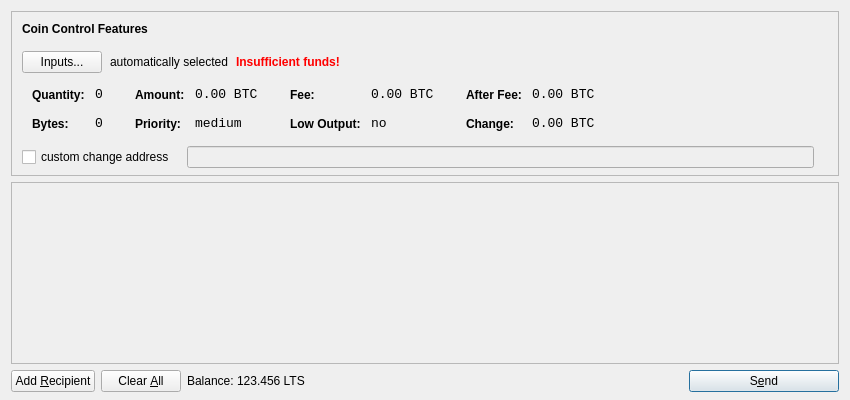
<?xml version="1.0" encoding="UTF-8"?>
<ui version="4.0">
 <class>SendCoinsDialog</class>
 <widget class="QDialog" name="SendCoinsDialog">
  <property name="geometry">
   <rect>
    <x>0</x>
    <y>0</y>
    <width>850</width>
    <height>400</height>
   </rect>
  </property>
  <property name="windowTitle">
   <string>Send Coins</string>
  </property>
  <layout class="QVBoxLayout" name="verticalLayout" stretch="0,1,0">
   <property name="bottomMargin">
    <number>8</number>
   </property>
   <item>
    <widget class="QFrame" name="frameCoinControl">
     <property name="sizePolicy">
      <sizepolicy hsizetype="Expanding" vsizetype="Expanding">
       <horstretch>0</horstretch>
       <verstretch>0</verstretch>
      </sizepolicy>
     </property>
     <property name="maximumSize">
      <size>
       <width>16777215</width>
       <height>16777215</height>
      </size>
     </property>
     <property name="frameShape">
      <enum>QFrame::StyledPanel</enum>
     </property>
     <property name="frameShadow">
      <enum>QFrame::Sunken</enum>
     </property>
     <layout class="QVBoxLayout" name="verticalLayoutCoinControl2">
      <property name="spacing">
       <number>-1</number>
      </property>
      <property name="leftMargin">
       <number>0</number>
      </property>
      <property name="topMargin">
       <number>0</number>
      </property>
      <property name="rightMargin">
       <number>0</number>
      </property>
      <property name="bottomMargin">
       <number>6</number>
      </property>
      <item>
       <layout class="QVBoxLayout" name="verticalLayoutCoinControl" stretch="0,0,0,0,1">
        <property name="spacing">
         <number>0</number>
        </property>
        <property name="leftMargin">
         <number>10</number>
        </property>
        <property name="topMargin">
         <number>10</number>
        </property>
        <item>
         <layout class="QHBoxLayout" name="horizontalLayoutCoinControl1">
          <property name="bottomMargin">
           <number>15</number>
          </property>
          <item>
           <widget class="QLabel" name="labelCoinControlFeatures">
            <property name="sizePolicy">
             <sizepolicy hsizetype="Preferred" vsizetype="Maximum">
              <horstretch>0</horstretch>
              <verstretch>0</verstretch>
             </sizepolicy>
            </property>
            <property name="font">
             <font>
              <weight>75</weight>
              <bold>true</bold>
             </font>
            </property>
            <property name="styleSheet">
             <string notr="true">font-weight:bold;</string>
            </property>
            <property name="text">
             <string>Coin Control Features</string>
            </property>
           </widget>
          </item>
         </layout>
        </item>
        <item>
         <layout class="QHBoxLayout" name="horizontalLayoutCoinControl2" stretch="0,0,0,0">
          <property name="spacing">
           <number>8</number>
          </property>
          <property name="bottomMargin">
           <number>10</number>
          </property>
          <item>
           <widget class="QPushButton" name="pushButtonCoinControl">
            <property name="styleSheet">
             <string notr="true"/>
            </property>
            <property name="text">
             <string>Inputs...</string>
            </property>
           </widget>
          </item>
          <item>
           <widget class="QLabel" name="labelCoinControlAutomaticallySelected">
            <property name="text">
             <string>automatically selected</string>
            </property>
            <property name="margin">
             <number>5</number>
            </property>
           </widget>
          </item>
          <item>
           <widget class="QLabel" name="labelCoinControlInsuffFunds">
            <property name="font">
             <font>
              <weight>75</weight>
              <bold>true</bold>
             </font>
            </property>
            <property name="styleSheet">
             <string notr="true">color:red;font-weight:bold;</string>
            </property>
            <property name="text">
             <string>Insufficient funds!</string>
            </property>
            <property name="margin">
             <number>5</number>
            </property>
           </widget>
          </item>
          <item>
           <spacer name="horizontalSpacerCoinControl">
            <property name="orientation">
             <enum>Qt::Horizontal</enum>
            </property>
            <property name="sizeHint" stdset="0">
             <size>
              <width>40</width>
              <height>1</height>
             </size>
            </property>
           </spacer>
          </item>
         </layout>
        </item>
        <item>
         <widget class="QWidget" name="widgetCoinControl" native="true">
          <property name="sizePolicy">
           <sizepolicy hsizetype="Preferred" vsizetype="Preferred">
            <horstretch>0</horstretch>
            <verstretch>0</verstretch>
           </sizepolicy>
          </property>
          <property name="minimumSize">
           <size>
            <width>0</width>
            <height>0</height>
           </size>
          </property>
          <property name="styleSheet">
           <string notr="true"/>
          </property>
          <layout class="QHBoxLayout" name="horizontalLayoutCoinControl5">
           <property name="margin">
            <number>0</number>
           </property>
           <item>
            <layout class="QHBoxLayout" name="horizontalLayoutCoinControl3" stretch="0,0,0,1">
             <property name="spacing">
              <number>20</number>
             </property>
             <property name="topMargin">
              <number>0</number>
             </property>
             <property name="bottomMargin">
              <number>10</number>
             </property>
             <item>
              <layout class="QFormLayout" name="formLayoutCoinControl1">
               <property name="horizontalSpacing">
                <number>10</number>
               </property>
               <property name="verticalSpacing">
                <number>14</number>
               </property>
               <property name="leftMargin">
                <number>10</number>
               </property>
               <property name="topMargin">
                <number>4</number>
               </property>
               <property name="rightMargin">
                <number>6</number>
               </property>
               <item row="0" column="0">
                <widget class="QLabel" name="labelCoinControlQuantityText">
                 <property name="styleSheet">
                  <string notr="true">font-weight:bold;</string>
                 </property>
                 <property name="text">
                  <string>Quantity:</string>
                 </property>
                 <property name="margin">
                  <number>0</number>
                 </property>
                </widget>
               </item>
               <item row="0" column="1">
                <widget class="QLabel" name="labelCoinControlQuantity">
                 <property name="font">
                  <font>
                   <family>Monospace</family>
                   <pointsize>10</pointsize>
                  </font>
                 </property>
                 <property name="cursor">
                  <cursorShape>IBeamCursor</cursorShape>
                 </property>
                 <property name="contextMenuPolicy">
                  <enum>Qt::ActionsContextMenu</enum>
                 </property>
                 <property name="text">
                  <string notr="true">0</string>
                 </property>
                 <property name="margin">
                  <number>0</number>
                 </property>
                 <property name="textInteractionFlags">
                  <set>Qt::LinksAccessibleByMouse|Qt::TextSelectableByKeyboard|Qt::TextSelectableByMouse</set>
                 </property>
                </widget>
               </item>
               <item row="1" column="0">
                <widget class="QLabel" name="labelCoinControlBytesText">
                 <property name="styleSheet">
                  <string notr="true">font-weight:bold;</string>
                 </property>
                 <property name="text">
                  <string>Bytes:</string>
                 </property>
                </widget>
               </item>
               <item row="1" column="1">
                <widget class="QLabel" name="labelCoinControlBytes">
                 <property name="font">
                  <font>
                   <family>Monospace</family>
                   <pointsize>10</pointsize>
                  </font>
                 </property>
                 <property name="cursor">
                  <cursorShape>IBeamCursor</cursorShape>
                 </property>
                 <property name="contextMenuPolicy">
                  <enum>Qt::ActionsContextMenu</enum>
                 </property>
                 <property name="text">
                  <string notr="true">0</string>
                 </property>
                 <property name="textInteractionFlags">
                  <set>Qt::LinksAccessibleByMouse|Qt::TextSelectableByKeyboard|Qt::TextSelectableByMouse</set>
                 </property>
                </widget>
               </item>
              </layout>
             </item>
             <item>
              <layout class="QFormLayout" name="formLayoutCoinControl2">
               <property name="horizontalSpacing">
                <number>10</number>
               </property>
               <property name="verticalSpacing">
                <number>14</number>
               </property>
               <property name="leftMargin">
                <number>6</number>
               </property>
               <property name="topMargin">
                <number>4</number>
               </property>
               <property name="rightMargin">
                <number>6</number>
               </property>
               <item row="0" column="0">
                <widget class="QLabel" name="labelCoinControlAmountText">
                 <property name="styleSheet">
                  <string notr="true">font-weight:bold;</string>
                 </property>
                 <property name="text">
                  <string>Amount:</string>
                 </property>
                 <property name="margin">
                  <number>0</number>
                 </property>
                </widget>
               </item>
               <item row="0" column="1">
                <widget class="QLabel" name="labelCoinControlAmount">
                 <property name="font">
                  <font>
                   <family>Monospace</family>
                   <pointsize>10</pointsize>
                  </font>
                 </property>
                 <property name="cursor">
                  <cursorShape>IBeamCursor</cursorShape>
                 </property>
                 <property name="contextMenuPolicy">
                  <enum>Qt::ActionsContextMenu</enum>
                 </property>
                 <property name="text">
                  <string notr="true">0.00 BTC</string>
                 </property>
                 <property name="textInteractionFlags">
                  <set>Qt::LinksAccessibleByMouse|Qt::TextSelectableByKeyboard|Qt::TextSelectableByMouse</set>
                 </property>
                </widget>
               </item>
               <item row="1" column="0">
                <widget class="QLabel" name="labelCoinControlPriorityText">
                 <property name="styleSheet">
                  <string notr="true">font-weight:bold;</string>
                 </property>
                 <property name="text">
                  <string>Priority:</string>
                 </property>
                </widget>
               </item>
               <item row="1" column="1">
                <widget class="QLabel" name="labelCoinControlPriority">
                 <property name="font">
                  <font>
                   <family>Monospace</family>
                   <pointsize>10</pointsize>
                  </font>
                 </property>
                 <property name="cursor">
                  <cursorShape>IBeamCursor</cursorShape>
                 </property>
                 <property name="contextMenuPolicy">
                  <enum>Qt::ActionsContextMenu</enum>
                 </property>
                 <property name="text">
                  <string>medium</string>
                 </property>
                 <property name="textInteractionFlags">
                  <set>Qt::LinksAccessibleByMouse|Qt::TextSelectableByKeyboard|Qt::TextSelectableByMouse</set>
                 </property>
                </widget>
               </item>
              </layout>
             </item>
             <item>
              <layout class="QFormLayout" name="formLayoutCoinControl3">
               <property name="horizontalSpacing">
                <number>10</number>
               </property>
               <property name="verticalSpacing">
                <number>14</number>
               </property>
               <property name="leftMargin">
                <number>6</number>
               </property>
               <property name="topMargin">
                <number>4</number>
               </property>
               <property name="rightMargin">
                <number>6</number>
               </property>
               <item row="0" column="0">
                <widget class="QLabel" name="labelCoinControlFeeText">
                 <property name="styleSheet">
                  <string notr="true">font-weight:bold;</string>
                 </property>
                 <property name="text">
                  <string>Fee:</string>
                 </property>
                 <property name="margin">
                  <number>0</number>
                 </property>
                </widget>
               </item>
               <item row="0" column="1">
                <widget class="QLabel" name="labelCoinControlFee">
                 <property name="font">
                  <font>
                   <family>Monospace</family>
                   <pointsize>10</pointsize>
                  </font>
                 </property>
                 <property name="cursor">
                  <cursorShape>IBeamCursor</cursorShape>
                 </property>
                 <property name="contextMenuPolicy">
                  <enum>Qt::ActionsContextMenu</enum>
                 </property>
                 <property name="text">
                  <string notr="true">0.00 BTC</string>
                 </property>
                 <property name="textInteractionFlags">
                  <set>Qt::LinksAccessibleByMouse|Qt::TextSelectableByKeyboard|Qt::TextSelectableByMouse</set>
                 </property>
                </widget>
               </item>
               <item row="1" column="0">
                <widget class="QLabel" name="labelCoinControlLowOutputText">
                 <property name="styleSheet">
                  <string notr="true">font-weight:bold;</string>
                 </property>
                 <property name="text">
                  <string>Low Output:</string>
                 </property>
                </widget>
               </item>
               <item row="1" column="1">
                <widget class="QLabel" name="labelCoinControlLowOutput">
                 <property name="font">
                  <font>
                   <family>Monospace</family>
                   <pointsize>10</pointsize>
                  </font>
                 </property>
                 <property name="cursor">
                  <cursorShape>IBeamCursor</cursorShape>
                 </property>
                 <property name="contextMenuPolicy">
                  <enum>Qt::ActionsContextMenu</enum>
                 </property>
                 <property name="text">
                  <string>no</string>
                 </property>
                 <property name="textInteractionFlags">
                  <set>Qt::LinksAccessibleByMouse|Qt::TextSelectableByKeyboard|Qt::TextSelectableByMouse</set>
                 </property>
                </widget>
               </item>
              </layout>
             </item>
             <item>
              <layout class="QFormLayout" name="formLayoutCoinControl4">
               <property name="horizontalSpacing">
                <number>10</number>
               </property>
               <property name="verticalSpacing">
                <number>14</number>
               </property>
               <property name="leftMargin">
                <number>6</number>
               </property>
               <property name="topMargin">
                <number>4</number>
               </property>
               <property name="rightMargin">
                <number>6</number>
               </property>
               <item row="0" column="0">
                <widget class="QLabel" name="labelCoinControlAfterFeeText">
                 <property name="styleSheet">
                  <string notr="true">font-weight:bold;</string>
                 </property>
                 <property name="text">
                  <string>After Fee:</string>
                 </property>
                 <property name="margin">
                  <number>0</number>
                 </property>
                </widget>
               </item>
               <item row="0" column="1">
                <widget class="QLabel" name="labelCoinControlAfterFee">
                 <property name="font">
                  <font>
                   <family>Monospace</family>
                   <pointsize>10</pointsize>
                  </font>
                 </property>
                 <property name="cursor">
                  <cursorShape>IBeamCursor</cursorShape>
                 </property>
                 <property name="contextMenuPolicy">
                  <enum>Qt::ActionsContextMenu</enum>
                 </property>
                 <property name="text">
                  <string notr="true">0.00 BTC</string>
                 </property>
                 <property name="textInteractionFlags">
                  <set>Qt::LinksAccessibleByMouse|Qt::TextSelectableByKeyboard|Qt::TextSelectableByMouse</set>
                 </property>
                </widget>
               </item>
               <item row="1" column="0">
                <widget class="QLabel" name="labelCoinControlChangeText">
                 <property name="styleSheet">
                  <string notr="true">font-weight:bold;</string>
                 </property>
                 <property name="text">
                  <string>Change:</string>
                 </property>
                </widget>
               </item>
               <item row="1" column="1">
                <widget class="QLabel" name="labelCoinControlChange">
                 <property name="font">
                  <font>
                   <family>Monospace</family>
                   <pointsize>10</pointsize>
                  </font>
                 </property>
                 <property name="cursor">
                  <cursorShape>IBeamCursor</cursorShape>
                 </property>
                 <property name="contextMenuPolicy">
                  <enum>Qt::ActionsContextMenu</enum>
                 </property>
                 <property name="text">
                  <string notr="true">0.00 BTC</string>
                 </property>
                 <property name="textInteractionFlags">
                  <set>Qt::LinksAccessibleByMouse|Qt::TextSelectableByKeyboard|Qt::TextSelectableByMouse</set>
                 </property>
                </widget>
               </item>
              </layout>
             </item>
            </layout>
           </item>
          </layout>
         </widget>
        </item>
        <item>
         <layout class="QHBoxLayout" name="horizontalLayoutCoinControl4" stretch="0,0,0">
          <property name="spacing">
           <number>12</number>
          </property>
          <property name="sizeConstraint">
           <enum>QLayout::SetDefaultConstraint</enum>
          </property>
          <property name="topMargin">
           <number>5</number>
          </property>
          <property name="rightMargin">
           <number>5</number>
          </property>
          <item>
           <widget class="QCheckBox" name="checkBoxCoinControlChange">
            <property name="text">
             <string>custom change address</string>
            </property>
           </widget>
          </item>
          <item>
           <widget class="QLineEdit" name="lineEditCoinControlChange">
            <property name="enabled">
             <bool>false</bool>
            </property>
            <property name="sizePolicy">
             <sizepolicy hsizetype="Expanding" vsizetype="Fixed">
              <horstretch>0</horstretch>
              <verstretch>0</verstretch>
             </sizepolicy>
            </property>
           </widget>
          </item>
          <item>
           <widget class="QLabel" name="labelCoinControlChangeLabel">
            <property name="sizePolicy">
             <sizepolicy hsizetype="Preferred" vsizetype="Expanding">
              <horstretch>0</horstretch>
              <verstretch>0</verstretch>
             </sizepolicy>
            </property>
            <property name="minimumSize">
             <size>
              <width>0</width>
              <height>0</height>
             </size>
            </property>
            <property name="text">
             <string/>
            </property>
            <property name="margin">
             <number>3</number>
            </property>
           </widget>
          </item>
         </layout>
        </item>
        <item>
         <spacer name="verticalSpacerCoinControl">
          <property name="orientation">
           <enum>Qt::Vertical</enum>
          </property>
          <property name="sizeHint" stdset="0">
           <size>
            <width>800</width>
            <height>1</height>
           </size>
          </property>
         </spacer>
        </item>
       </layout>
      </item>
     </layout>
    </widget>
   </item>
   <item>
    <widget class="QScrollArea" name="scrollArea">
     <property name="widgetResizable">
      <bool>true</bool>
     </property>
     <widget class="QWidget" name="scrollAreaWidgetContents">
      <property name="geometry">
       <rect>
        <x>0</x>
        <y>0</y>
        <width>830</width>
        <height>165</height>
       </rect>
      </property>
      <layout class="QVBoxLayout" name="verticalLayout_2">
       <property name="margin">
        <number>0</number>
       </property>
       <item>
        <layout class="QVBoxLayout" name="entries">
         <property name="spacing">
          <number>6</number>
         </property>
        </layout>
       </item>
       <item>
        <spacer name="verticalSpacer">
         <property name="orientation">
          <enum>Qt::Vertical</enum>
         </property>
         <property name="sizeHint" stdset="0">
          <size>
           <width>20</width>
           <height>40</height>
          </size>
         </property>
        </spacer>
       </item>
      </layout>
     </widget>
    </widget>
   </item>
   <item>
    <layout class="QHBoxLayout" name="horizontalLayout">
     <item>
      <widget class="QPushButton" name="addButton">
       <property name="toolTip">
        <string>Send to multiple recipients at once</string>
       </property>
       <property name="text">
        <string>Add &amp;Recipient</string>
       </property>
       <property name="icon">
        <iconset resource="../bitcoin.qrc">
         <normaloff>:/icons/add</normaloff>:/icons/add</iconset>
       </property>
       <property name="autoDefault">
        <bool>false</bool>
       </property>
      </widget>
     </item>
     <item>
      <widget class="QPushButton" name="clearButton">
       <property name="sizePolicy">
        <sizepolicy hsizetype="Minimum" vsizetype="Fixed">
         <horstretch>0</horstretch>
         <verstretch>0</verstretch>
        </sizepolicy>
       </property>
       <property name="toolTip">
        <string>Remove all transaction fields</string>
       </property>
       <property name="text">
        <string>Clear &amp;All</string>
       </property>
       <property name="icon">
        <iconset resource="../bitcoin.qrc">
         <normaloff>:/icons/remove</normaloff>:/icons/remove</iconset>
       </property>
       <property name="autoRepeatDelay">
        <number>300</number>
       </property>
       <property name="autoDefault">
        <bool>false</bool>
       </property>
      </widget>
     </item>
     <item>
      <layout class="QHBoxLayout" name="horizontalLayout_2">
       <property name="spacing">
        <number>3</number>
       </property>
       <item>
        <widget class="QLabel" name="label">
         <property name="text">
          <string>Balance:</string>
         </property>
        </widget>
       </item>
       <item>
        <widget class="QLabel" name="labelBalance">
         <property name="cursor">
          <cursorShape>IBeamCursor</cursorShape>
         </property>
         <property name="text">
          <string>123.456 LTS</string>
         </property>
         <property name="textInteractionFlags">
          <set>Qt::LinksAccessibleByMouse|Qt::TextSelectableByKeyboard|Qt::TextSelectableByMouse</set>
         </property>
        </widget>
       </item>
      </layout>
     </item>
     <item>
      <spacer name="horizontalSpacer">
       <property name="orientation">
        <enum>Qt::Horizontal</enum>
       </property>
       <property name="sizeHint" stdset="0">
        <size>
         <width>40</width>
         <height>20</height>
        </size>
       </property>
      </spacer>
     </item>
     <item>
      <widget class="QPushButton" name="sendButton">
       <property name="minimumSize">
        <size>
         <width>150</width>
         <height>0</height>
        </size>
       </property>
       <property name="toolTip">
        <string>Confirm the send action</string>
       </property>
       <property name="text">
        <string>S&amp;end</string>
       </property>
       <property name="icon">
        <iconset resource="../bitcoin.qrc">
         <normaloff>:/icons/send</normaloff>:/icons/send</iconset>
       </property>
       <property name="default">
        <bool>true</bool>
       </property>
      </widget>
     </item>
    </layout>
   </item>
  </layout>
 </widget>
 <resources>
  <include location="../bitcoin.qrc"/>
 </resources>
 <connections/>
</ui>
